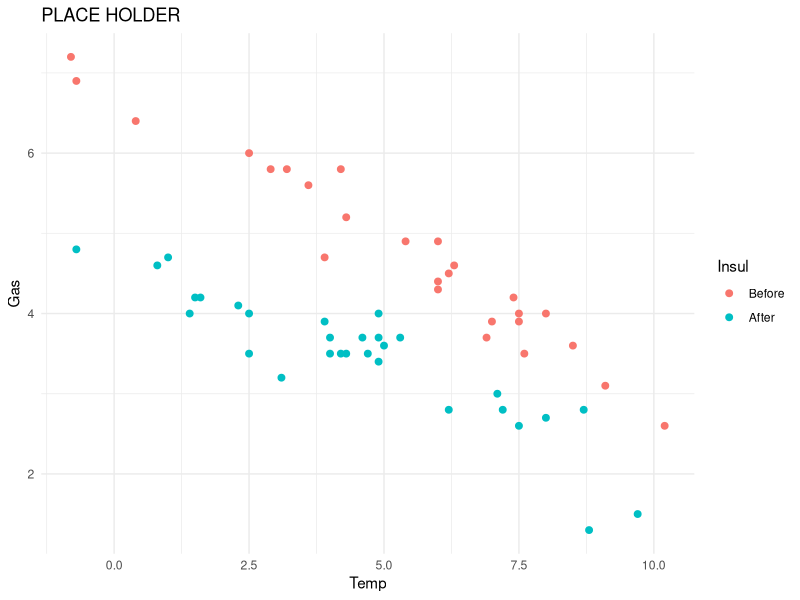
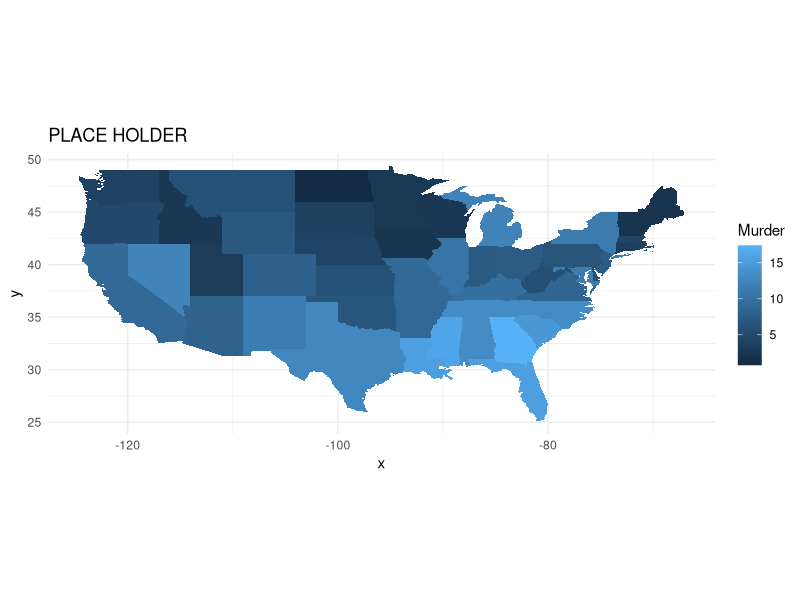
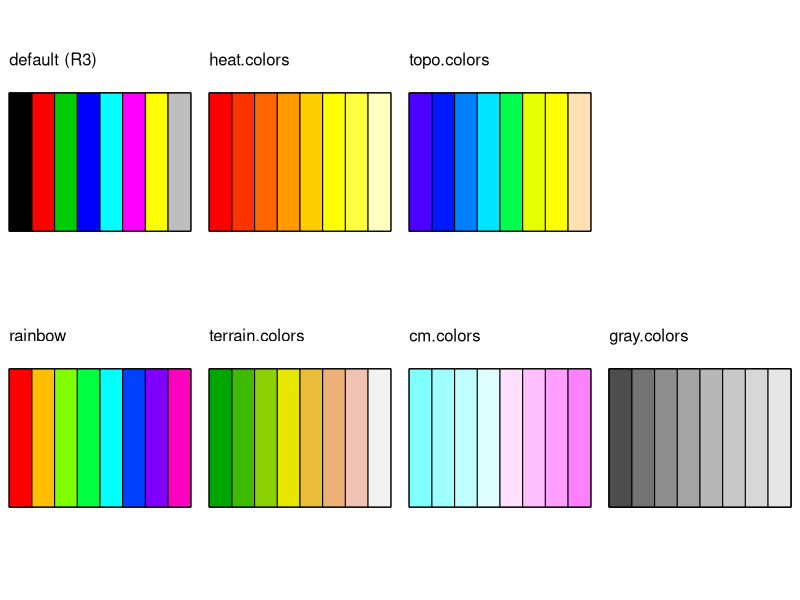
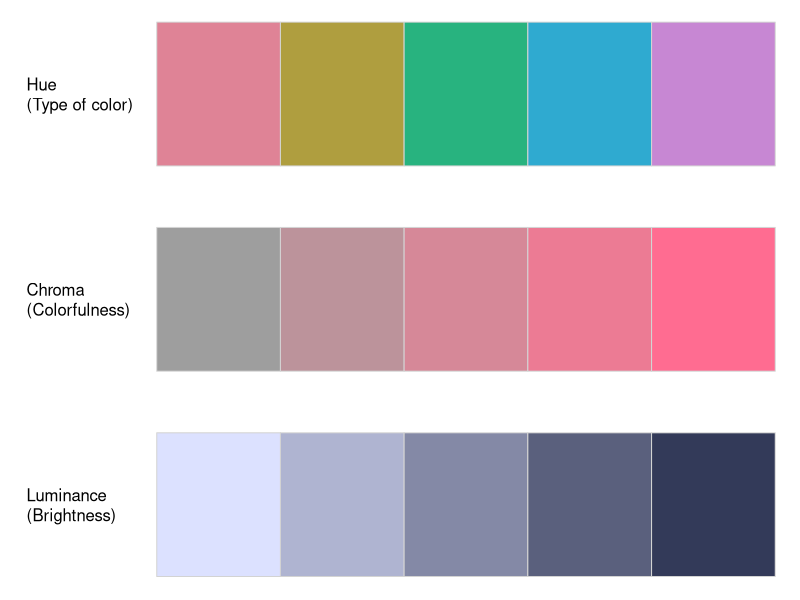
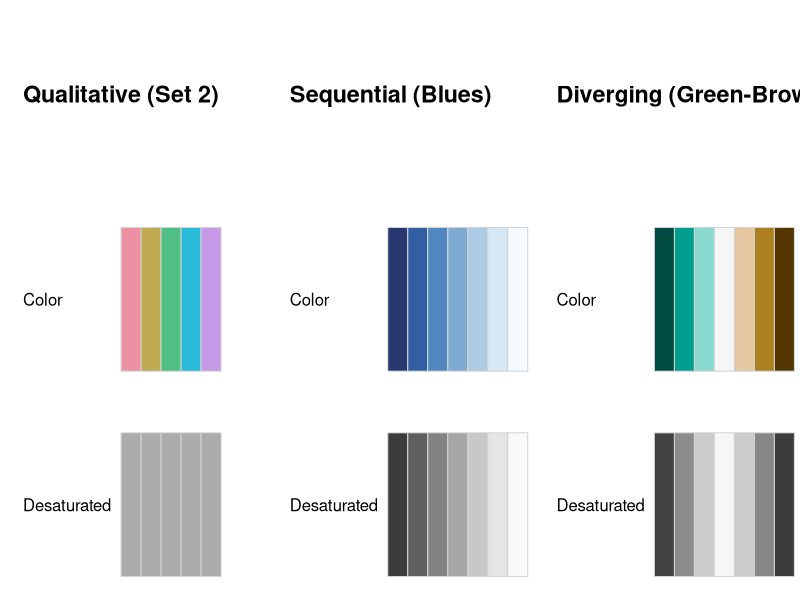
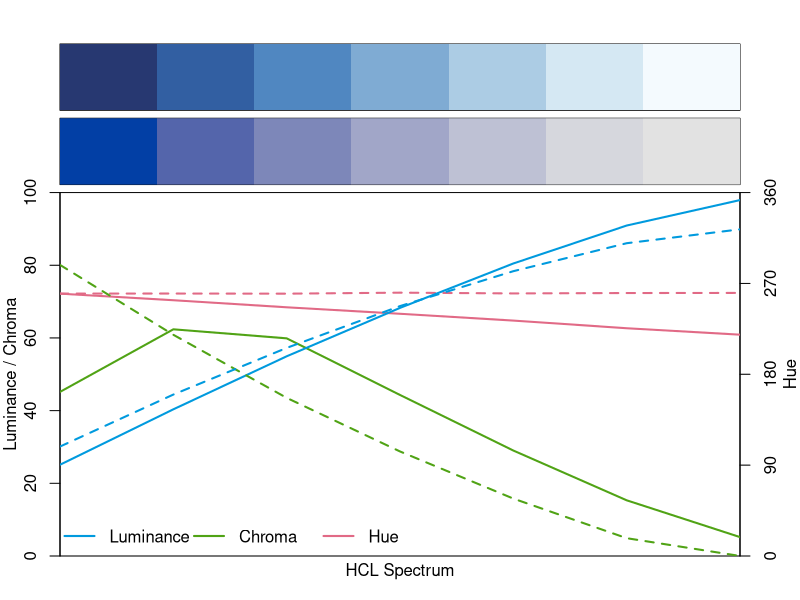
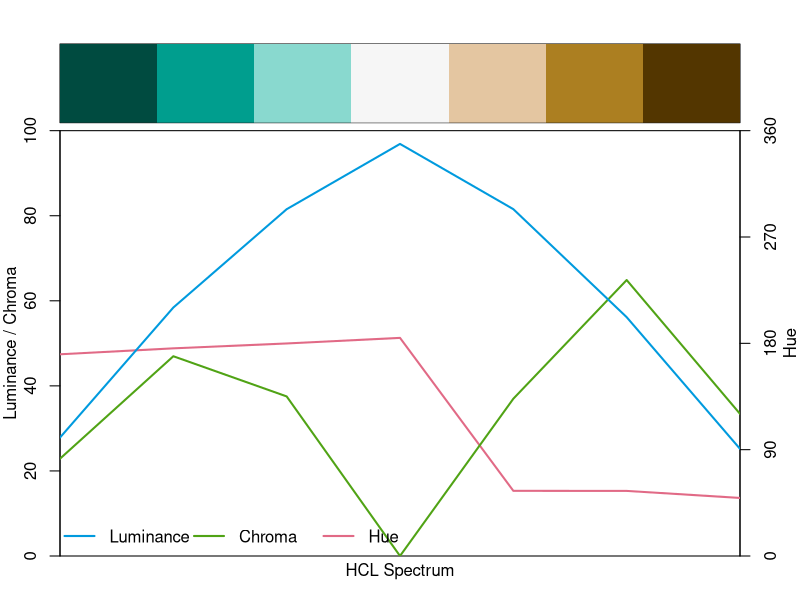
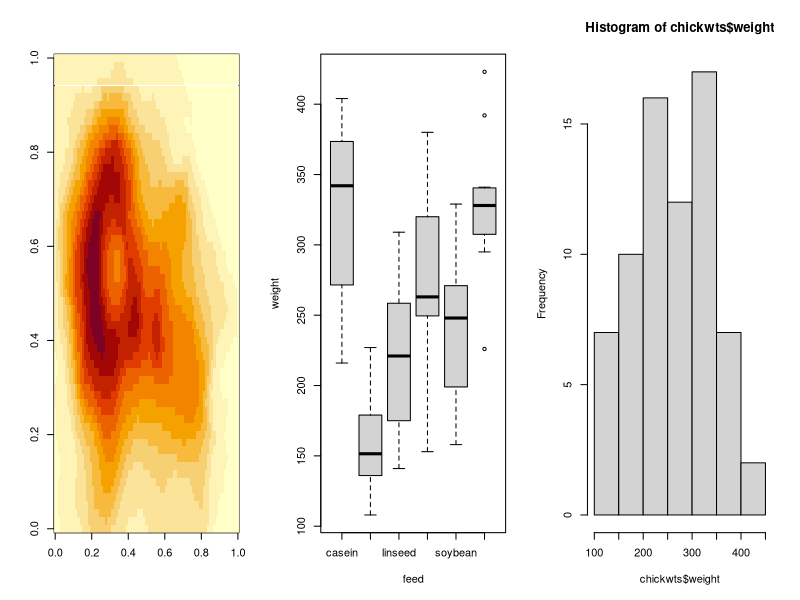

Reproduce these figures in R, in order.
## ---- chunk 1
library("colorspace")
## ---- chunk 2
library("ggplot2")
data("whiteside", package = "MASS")
ggplot(whiteside) +
    geom_point(aes(Temp, Gas, color = Insul), size = 2) +
    ggtitle("PLACE HOLDER") +
    theme(legend.position = "none") +
    theme_minimal()
## ---- chunk 3
library("maps")
crimes <- data.frame(state = tolower(rownames(USArrests)), USArrests)
vars <- lapply(names(crimes)[-1], 
               function(j) {
                   data.frame(state = crimes$state, variable = j, 
                   value = crimes[[j]])
               })
crimes_long <- do.call("rbind", vars)
states_map <- map_data("state")
ggplot(crimes, aes(map_id = state)) +
    geom_map(aes(fill = Murder), map = states_map) +
    expand_limits(x = states_map$long, y = states_map$lat) +
    ggtitle("PLACE HOLDER") +
    coord_fixed() +
    theme_minimal()
## ---- chunk 4
oldbase.pals <- function() {
  c("default (R3)", "rainbow", paste0(c("heat", "terrain", "topo", "cm", "gray"), ".colors"))
}

oldbase.colors <- function(n, palette = "default", ...) {
  palette <- match.arg(palette, oldbase.pals())
  if(palette == oldbase.pals()[1]) {
    palette.colors(n, palette = "R3", ...)
  } else {
    do.call(palette, list(n = n, ...))
  }
}

oldbase.swatch <- function(palette = oldbase.pals(), n = 8, nrow = 2,
                           border = "black", cex = 1, ...)
{
     cols <- sapply(palette, oldbase.colors, n = n)
     ncol <- ncol(cols)
     nswatch <- min(ncol, nrow)
     op <- par(mar = rep(0.1, 4),
               mfrow = c(1, min(5, ceiling(ncol/nrow))),
     	       cex = cex, ...)
     on.exit(par(op))
     while (length(palette)) {
 	subset <- seq_len(min(nrow, ncol(cols)))
 	plot.new()
 	plot.window(c(0, n), c(0.25, nrow + 0.25))
 	y <- rev(subset)
 	text(0, y + 0.1, palette[subset], adj = c(0, 0))
 	y <- rep(y, each = n)
 	rect(rep(0:(n-1), n), y, rep(1:n, n), y - 0.5,
 	     col = cols[, subset], border = border)
 	palette <- palette[-subset]
 	cols    <- cols [, -subset, drop = FALSE]
     }
}

oldbase.swatch()
## ---- chunk 5
swatchplot(
  "Hue\n(Type of color)"    = sequential_hcl(5, h = c(0, 300), c = c(60, 60), l = 65),
  "Chroma\n(Colorfulness)"  = sequential_hcl(5, h = 0, c = c(100, 0), l = 65, rev = TRUE, power = 1),
  "Luminance\n(Brightness)" = sequential_hcl(5, h = 260, c = c(25, 25), l = c(25, 90), rev = TRUE, power = 1),
  nrow = 3, line = 8, off = 0
)
## ---- chunk 6
swatchplot(
  "Qualitative (Set 2)"     = rbind("Color" = hcl.colors(5, "Set 2"),     "Desaturated" = desaturate(hcl.colors(5, "Set 2"))),
  "Sequential (Blues)"    = rbind("Color" = hcl.colors(7, "Blues"),    "Desaturated" = desaturate(hcl.colors(7, "Blues"))),
  "Diverging (Green-Brown)" = rbind("Color" = hcl.colors(7, "Green-Brown"), "Desaturated" = desaturate(hcl.colors(7, "Green-Brown"))),
  nrow = 3, off = 0, line = 7
)
## ---- chunk 7
specplot(hcl.colors(7, "Blues"), hcl.colors(7, "Blues 2"))
specplot(hcl.colors(7, "Green-Brown"))
## ---- chunk 8
par(mfrow = c(1, 3))
image(volcano)
boxplot(weight ~ feed, data = chickwts)
hist(chickwts$weight)
